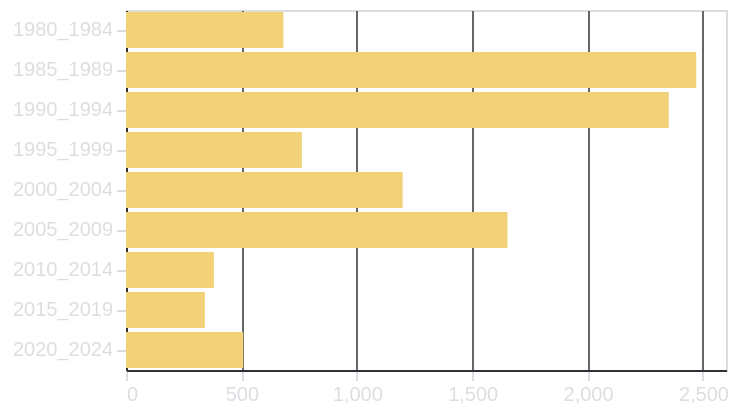

Write a Vega-Lite specification for this figure.
### Vega-Lite specification from a JSON file in a GitHub repository (floating-point values rounded to 4 significant figures; data arrays with more than 128 entries replaced by an {"elided": "..."} marker saying what was removed)
{"config": {"background": "transparent", "title": {"color": "#DBDEE1", "fontSize": 16}, "axis": {"domainColor": "#313338", "gridColor": "#666666", "tickColor": "#DBDEE1", "titleColor": "#DBDEE1", "labelColor": "#DBDEE1"}, "legend": {"labelColor": "#DBDEE1", "titleColor": "#DBDEE1"}}, "data": {"name": "data-46d6951192d30d2c07f2ca677eb314fa"}, "mark": {"type": "bar", "tooltip": true}, "encoding": {"color": {"value": "#F2D278"}, "x": {"aggregate": "count", "axis": {"ticks": true, "title": null}, "type": "quantitative"}, "y": {"axis": {"ticks": true, "title": null}, "field": "lustrum", "type": "ordinal"}}, "height": "container", "params": [{"name": "param_9", "select": {"type": "interval", "encodings": ["x", "y"]}, "bind": "scales"}], "width": "container", "$schema": "https://vega.github.io/schema/vega-lite/v5.17.0.json", "datasets": {"data-46d6951192d30d2c07f2ca677eb314fa": {"elided": "10350 records"}}}
